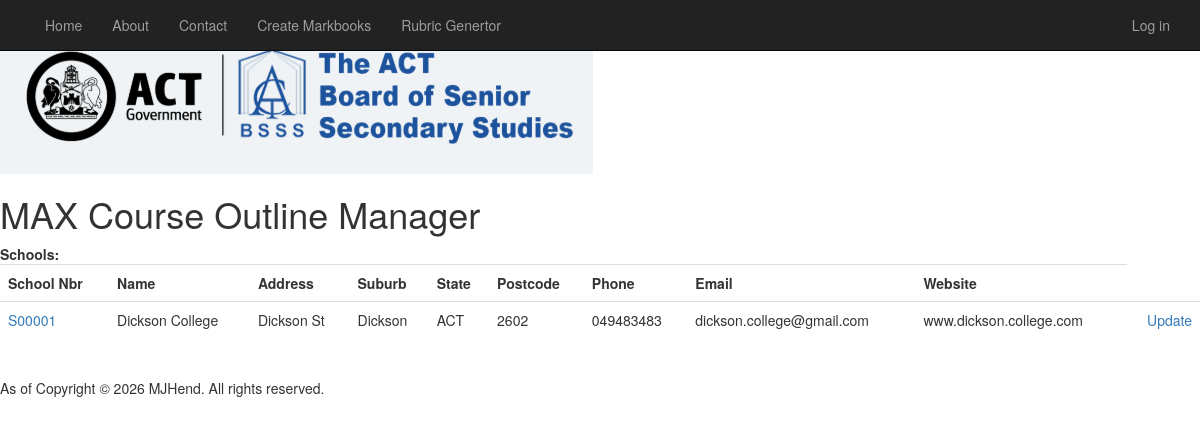
Before: /schoollist with the older database file.
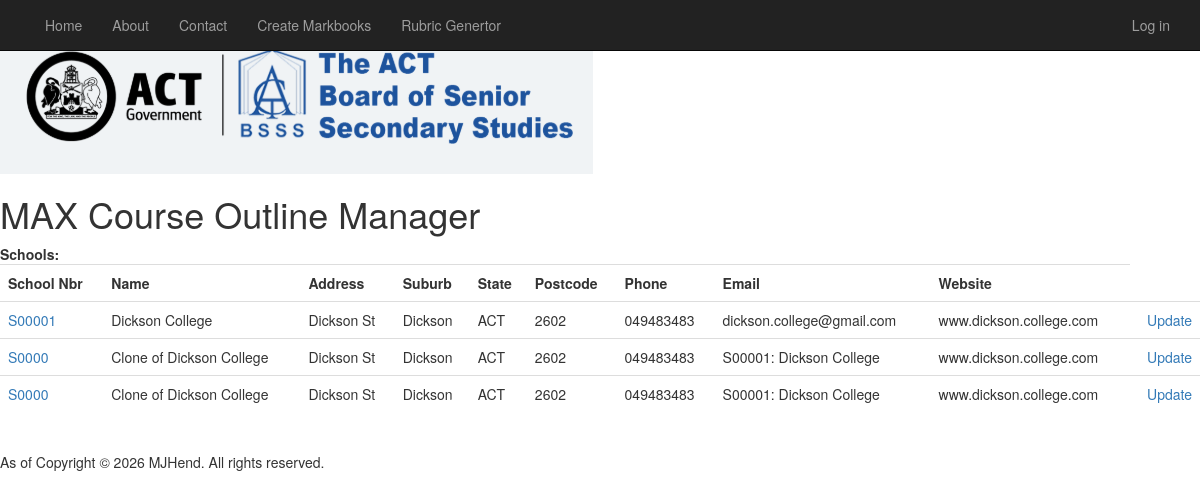
After: the same page with the newer database file.
### app/models.py (models this page shows, shortened)
class tblSchool(models.Model):
    SchoolNbr = models.CharField(max_length=10, default='S0000')
    SchoolName = models.CharField(max_length=25)
    Address = models.CharField(max_length=50, null=True)
    Suburb = models.CharField(max_length=30)
    State = models.CharField(max_length=3, null=True)
    Postcode = models.CharField(max_length=10, null=True)
    Phone = models.CharField(max_length=20, null=True)
    Email = models.CharField(max_length=50, null=True)
    Website = models.CharField(max_length=50, null=True)

### app/views.py (the view)
# urls.py: re_path(r'^schoollist', app.views.list_schools, name='schoollist'),
def list_schools(request):
    lstSchools = tblSchool.objects.all()
    return render(request, "app/listSchools.html", {"lstSchools": lstSchools})

### app/templates/app/listSchools.html (shortened to what this page needs)
{% extends "app/base.html" %}
{% block content %}
<form action="" method="post">
    {% load static %}
    <strong>Schools:</strong>
    {% if lstSchools.all %}
    <table class="table table-hover">
        <tr>
            <th>School Nbr</th>
            <th>Name</th>
            <th>Address</th>
            <th>Suburb</th>
            <th>State</th>
            <th>Postcode</th>
            <th>Phone</th>
            <th>Email</th>
            <th>Website</th>
        </tr>
        {% for school in lstSchools.all %}
        <tr>
            <td><a href="{% url 'show_school' school.id %}">{{school.SchoolNbr}}</a></td>
            <td>{{school.SchoolName}}</td>
            <td>{{school.Address}}</td>
            <td>{{school.Suburb}}</td>
            <td>{{school.State}}</td>
            <td>{{school.Postcode}}</td>
            <td>{{school.Phone}}</td>
            <td>{{school.Email}}</td>
            <td>{{school.Website}}</td>
            <td align="right"><a href="{% url 'update_school' school.id %}">Update</a></td>
        </tr>
        {% endfor %}
    </table>
    {% else %}
    <p>No Schools found.</p>
    {% endif %}
</form>
{% endblock %}

Changed rows visible on the page:
added tblSchool: SchoolNbr "S0000", SchoolName "Clone of Dickson College", Address "Dickson St", Suburb "Dickson", State "ACT", Postcode "2602", Phone "049483483", Email "S00001: Dickson College", Website "www.dickson.college.com"
added tblSchool: SchoolNbr "S0000", SchoolName "Clone of Dickson College", Address "Dickson St", Suburb "Dickson", State "ACT", Postcode "2602", Phone "049483483", Email "S00001: Dickson College", Website "www.dickson.college.com"
